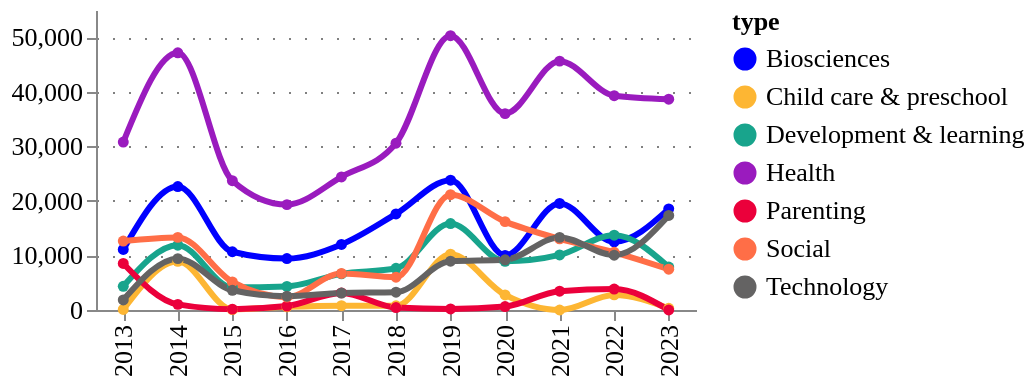

The notebook cell saved with this chart:
### Code cell
fig = pu.ts_smooth(
    ts_df,
    ts_df['type'].unique(),
    variable= "amount",
    variable_title = "",
    category_column = 'type',
    width = 300,
    height = 150,
    legend_orient='right',
)
pu.configure_plots(fig)

### Figure 1 — Vega-Lite specification as saved in the notebook (floating-point values rounded to 4 significant figures)
{"config": {"title": {"font": "Averta", "anchor": "start"}, "subtitle": {"font": "Averta"}, "axis": {"labelFont": "Averta", "titleFont": "Averta", "gridColor": "grey", "gridDash": [1, 7], "labelFontSize": 13, "titleFontSize": 13}, "header": {"labelFont": "Averta", "titleFont": "Averta"}, "legend": {"labelFont": "Averta", "titleFont": "Averta", "labelFontSize": 13, "titleFontSize": 13}, "range": {"category": ["#0000FF", "#FDB633", "#18A48C", "#9A1BBE", "#EB003B", "#FF6E47", "#646363", "#0F294A", "#97D9E3", "#A59BEE", "#F6A4B7", "#D2C9C0", "#FFFFFF", "#000000"], "ordinal": {"scheme": ["#0000FF", "#FDB633", "#18A48C", "#9A1BBE", "#EB003B", "#FF6E47", "#646363", "#0F294A", "#97D9E3", "#A59BEE", "#F6A4B7", "#D2C9C0", "#FFFFFF", "#000000"]}}, "view": {"strokeWidth": 0}}, "data": {"name": "data-cc21d69a336fb3094b8f54eb3942d372"}, "mark": {"type": "line", "interpolate": "monotone", "point": {"filled": true, "size": 30}, "size": 3, "strokeDash": [0]}, "encoding": {"color": {"field": "type", "legend": {"orient": "right"}, "type": "nominal"}, "tooltip": [{"field": "year", "title": "Year", "type": "ordinal"}, {"field": "type", "type": "nominal"}, {"field": "amount", "format": ".3f", "title": "", "type": "quantitative"}], "x": {"field": "year", "title": "", "type": "ordinal"}, "y": {"field": "amount", "title": "", "type": "quantitative"}}, "height": 150, "title": {"anchor": "start", "text": "", "fontSize": 14, "subtitle": "", "subtitleFont": "Averta", "subtitleFontSize": 13}, "width": 300, "$schema": "https://vega.github.io/schema/vega-lite/v4.17.0.json", "datasets": {"data-cc21d69a336fb3094b8f54eb3942d372": [{"year": 2013, "type": "Biosciences", "counts": 15, "counts_prop": 0.014, "amount": 11090.0, "amount_prop": 0.02}, {"year": 2014, "type": "Biosciences", "counts": 22, "counts_prop": 0.02, "amount": 22640.0, "amount_prop": 0.042}, {"year": 2015, "type": "Biosciences", "counts": 18, "counts_prop": 0.017, "amount": 10680.0, "amount_prop": 0.02}, {"year": 2016, "type": "Biosciences", "counts": 20, "counts_prop": 0.018, "amount": 9433.0, "amount_prop": 0.017}, {"year": 2017, "type": "Biosciences", "counts": 32, "counts_prop": 0.029, "amount": 12020.0, "amount_prop": 0.022}, {"year": 2018, "type": "Biosciences", "counts": 24, "counts_prop": 0.022, "amount": 17610.0, "amount_prop": 0.032}, {"year": 2019, "type": "Biosciences", "counts": 39, "counts_prop": 0.036, "amount": 23790.0, "amount_prop": 0.044}, {"year": 2020, "type": "Biosciences", "counts": 19, "counts_prop": 0.018, "amount": 10020.0, "amount_prop": 0.018}, {"year": 2021, "type": "Biosciences", "counts": 28, "counts_prop": 0.026, "amount": 19540.0, "amount_prop": 0.036}, {"year": 2022, "type": "Biosciences", "counts": 20, "counts_prop": 0.018, "amount": 12510.0, "amount_prop": 0.023}, {"year": 2023, "type": "Biosciences", "counts": 19, "counts_prop": 0.018, "amount": 18540.0, "amount_prop": 0.034}, {"year": 2013, "type": "Child care & preschool", "counts": 1, "counts_prop": 0.001, "amount": 98.68, "amount_prop": 0.0}, {"year": 2014, "type": "Child care & preschool", "counts": 2, "counts_prop": 0.002, "amount": 8925.0, "amount_prop": 0.016}, {"year": 2015, "type": "Child care & preschool", "counts": 2, "counts_prop": 0.002, "amount": 88.37, "amount_prop": 0.0}, {"year": 2016, "type": "Child care & preschool", "counts": 1, "counts_prop": 0.001, "amount": 573.0, "amount_prop": 0.001}, {"year": 2017, "type": "Child care & preschool", "counts": 4, "counts_prop": 0.004, "amount": 796.3, "amount_prop": 0.001}, {"year": 2018, "type": "Child care & preschool", "counts": 7, "counts_prop": 0.006, "amount": 776.5, "amount_prop": 0.001}, {"year": 2019, "type": "Child care & preschool", "counts": 5, "counts_prop": 0.005, "amount": 10240.0, "amount_prop": 0.019}, {"year": 2020, "type": "Child care & preschool", "counts": 8, "counts_prop": 0.007, "amount": 2765.0, "amount_prop": 0.005}, {"year": 2021, "type": "Child care & preschool", "counts": 1, "counts_prop": 0.001, "amount": 0.0, "amount_prop": 0.0}, {"year": 2022, "type": "Child care & preschool", "counts": 6, "counts_prop": 0.006, "amount": 2771.0, "amount_prop": 0.005}, {"year": 2023, "type": "Child care & preschool", "counts": 3, "counts_prop": 0.003, "amount": 316.2, "amount_prop": 0.001}, {"year": 2013, "type": "Development & learning", "counts": 12, "counts_prop": 0.011, "amount": 4340.0, "amount_prop": 0.008}, {"year": 2014, "type": "Development & learning", "counts": 9, "counts_prop": 0.008, "amount": 11880.0, "amount_prop": 0.022}, {"year": 2015, "type": "Development & learning", "counts": 14, "counts_prop": 0.013, "amount": 4160.0, "amount_prop": 0.008}, {"year": 2016, "type": "Development & learning", "counts": 17, "counts_prop": 0.016, "amount": 4325.0, "amount_prop": 0.008}, {"year": 2017, "type": "Development & learning", "counts": 32, "counts_prop": 0.029, "amount": 6620.0, "amount_prop": 0.012}, {"year": 2018, "type": "Development & learning", "counts": 39, "counts_prop": 0.036, "amount": 7648.0, "amount_prop": 0.014}, {"year": 2019, "type": "Development & learning", "counts": 26, "counts_prop": 0.024, "amount": 15850.0, "amount_prop": 0.029}, {"year": 2020, "type": "Development & learning", "counts": 26, "counts_prop": 0.024, "amount": 8918.0, "amount_prop": 0.016}, {"year": 2021, "type": "Development & learning", "counts": 27, "counts_prop": 0.025, "amount": 10090.0, "amount_prop": 0.019}, {"year": 2022, "type": "Development & learning", "counts": 26, "counts_prop": 0.024, "amount": 13720.0, "amount_prop": 0.025}, {"year": 2023, "type": "Development & learning", "counts": 18, "counts_prop": 0.017, "amount": 7873.0, "amount_prop": 0.014}, {"year": 2013, "type": "Health", "counts": 33, "counts_prop": 0.03, "amount": 30790.0, "amount_prop": 0.057}, {"year": 2014, "type": "Health", "counts": 39, "counts_prop": 0.036, "amount": 47150.0, "amount_prop": 0.087}, {"year": 2015, "type": "Health", "counts": 50, "counts_prop": 0.046, "amount": 23710.0, "amount_prop": 0.044}, {"year": 2016, "type": "Health", "counts": 44, "counts_prop": 0.041, "amount": 19320.0, "amount_prop": 0.035}, {"year": 2017, "type": "Health", "counts": 73, "counts_prop": 0.067, "amount": 24400.0, "amount_prop": 0.045}, {"year": 2018, "type": "Health", "counts": 74, "counts_prop": 0.068, "amount": 30580.0, "amount_prop": 0.056}, {"year": 2019, "type": "Health", "counts": 78, "counts_prop": 0.072, "amount": 50290.0, "amount_prop": 0.092}, {"year": 2020, "type": "Health", "counts": 93, "counts_prop": 0.086, "amount": 36010.0, "amount_prop": 0.066}, {"year": 2021, "type": "Health", "counts": 74, "counts_prop": 0.068, "amount": 45620.0, "amount_prop": 0.084}, {"year": 2022, "type": "Health", "counts": 69, "counts_prop": 0.064, "amount": 39290.0, "amount_prop": 0.072}, {"year": 2023, "type": "Health", "counts": 48, "counts_prop": 0.044, "amount": 38650.0, "amount_prop": 0.071}, {"year": 2013, "type": "Parenting", "counts": 2, "counts_prop": 0.002, "amount": 8528.0, "amount_prop": 0.016}, {"year": 2014, "type": "Parenting", "counts": 2, "counts_prop": 0.002, "amount": 1031.0, "amount_prop": 0.002}, {"year": 2015, "type": "Parenting", "counts": 1, "counts_prop": 0.001, "amount": 159.1, "amount_prop": 0.0}, {"year": 2016, "type": "Parenting", "counts": 2, "counts_prop": 0.002, "amount": 718.6, "amount_prop": 0.001}, {"year": 2017, "type": "Parenting", "counts": 3, "counts_prop": 0.003, "amount": 3140.0, "amount_prop": 0.006}, {"year": 2018, "type": "Parenting", "counts": 6, "counts_prop": 0.006, "amount": 441.4, "amount_prop": 0.001}, {"year": 2019, "type": "Parenting", "counts": 4, "counts_prop": 0.004, "amount": 198.9, "amount_prop": 0.0}, {"year": 2020, "type": "Parenting", "counts": 6, "counts_prop": 0.006, "amount": 635.4, "amount_prop": 0.001}, {"year": 2021, "type": "Parenting", "counts": 2, "counts_prop": 0.002, "amount": 3454.0, "amount_prop": 0.006}, {"year": 2022, "type": "Parenting", "counts": 6, "counts_prop": 0.006, "amount": 3833.0, "amount_prop": 0.007}, {"year": 2023, "type": "Parenting", "counts": 2, "counts_prop": 0.002, "amount": 0.0, "amount_prop": 0.0}, {"year": 2013, "type": "Social", "counts": 11, "counts_prop": 0.01, "amount": 12630.0, "amount_prop": 0.023}, {"year": 2014, "type": "Social", "counts": 13, "counts_prop": 0.012, "amount": 13310.0, "amount_prop": 0.024}, {"year": 2015, "type": "Social", "counts": 14, "counts_prop": 0.013, "amount": 5151.0, "amount_prop": 0.009}, {"year": 2016, "type": "Social", "counts": 10, "counts_prop": 0.009, "amount": 2378.0, "amount_prop": 0.004}, {"year": 2017, "type": "Social", "counts": 28, "counts_prop": 0.026, "amount": 6701.0, "amount_prop": 0.012}, {"year": 2018, "type": "Social", "counts": 24, "counts_prop": 0.022, "amount": 6007.0, "amount_prop": 0.011}, {"year": 2019, "type": "Social", "counts": 26, "counts_prop": 0.024, "amount": 21140.0, "amount_prop": 0.039}, {"year": 2020, "type": "Social", "counts": 41, "counts_prop": 0.038, "amount": 16200.0, "amount_prop": 0.03}, {"year": 2021, "type": "Social", "counts": 22, "counts_prop": 0.02, "amount": 13050.0, "amount_prop": 0.024}, {"year": 2022, "type": "Social", "counts": 26, "counts_prop": 0.024, "amount": 10580.0, "amount_prop": 0.019}, {"year": 2023, "type": "Social", "counts": 18, "counts_prop": 0.017, "amount": 7482.0, "amount_prop": 0.014}, {"year": 2013, "type": "Technology", "counts": 3, "counts_prop": 0.003, "amount": 1839.0, "amount_prop": 0.003}, {"year": 2014, "type": "Technology", "counts": 8, "counts_prop": 0.007, "amount": 9418.0, "amount_prop": 0.017}, {"year": 2015, "type": "Technology", "counts": 8, "counts_prop": 0.007, "amount": 3615.0, "amount_prop": 0.007}, {"year": 2016, "type": "Technology", "counts": 10, "counts_prop": 0.009, "amount": 2528.0, "amount_prop": 0.005}, {"year": 2017, "type": "Technology", "counts": 17, "counts_prop": 0.016, "amount": 3116.0, "amount_prop": 0.006}, {"year": 2018, "type": "Technology", "counts": 17, "counts_prop": 0.016, "amount": 3256.0, "amount_prop": 0.006}, {"year": 2019, "type": "Technology", "counts": 20, "counts_prop": 0.018, "amount": 8942.0, "amount_prop": 0.016}, {"year": 2020, "type": "Technology", "counts": 30, "counts_prop": 0.028, "amount": 9204.0, "amount_prop": 0.017}, {"year": 2021, "type": "Technology", "counts": 19, "counts_prop": 0.018, "amount": 13310.0, "amount_prop": 0.024}, {"year": 2022, "type": "Technology", "counts": 21, "counts_prop": 0.019, "amount": 10050.0, "amount_prop": 0.018}, {"year": 2023, "type": "Technology", "counts": 15, "counts_prop": 0.014, "amount": 17330.0, "amount_prop": 0.032}]}}
